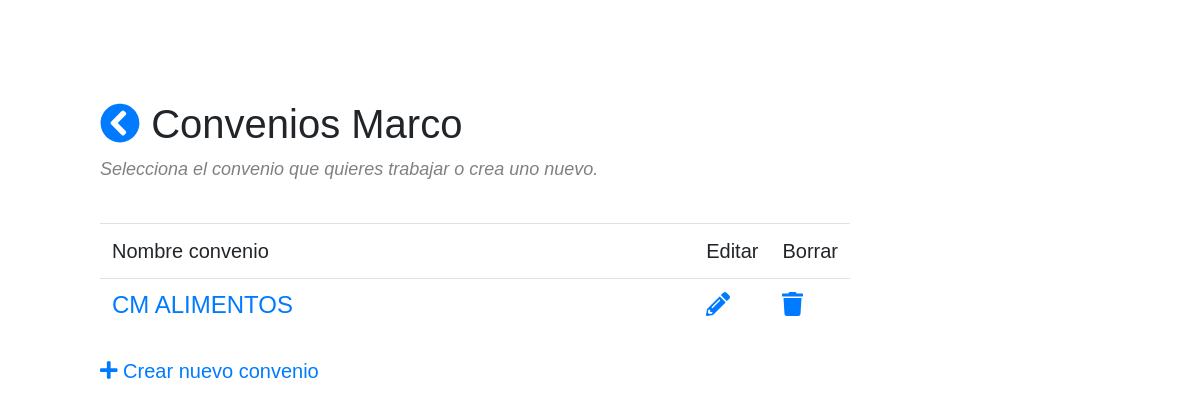
Page /bids on the earlier database version.
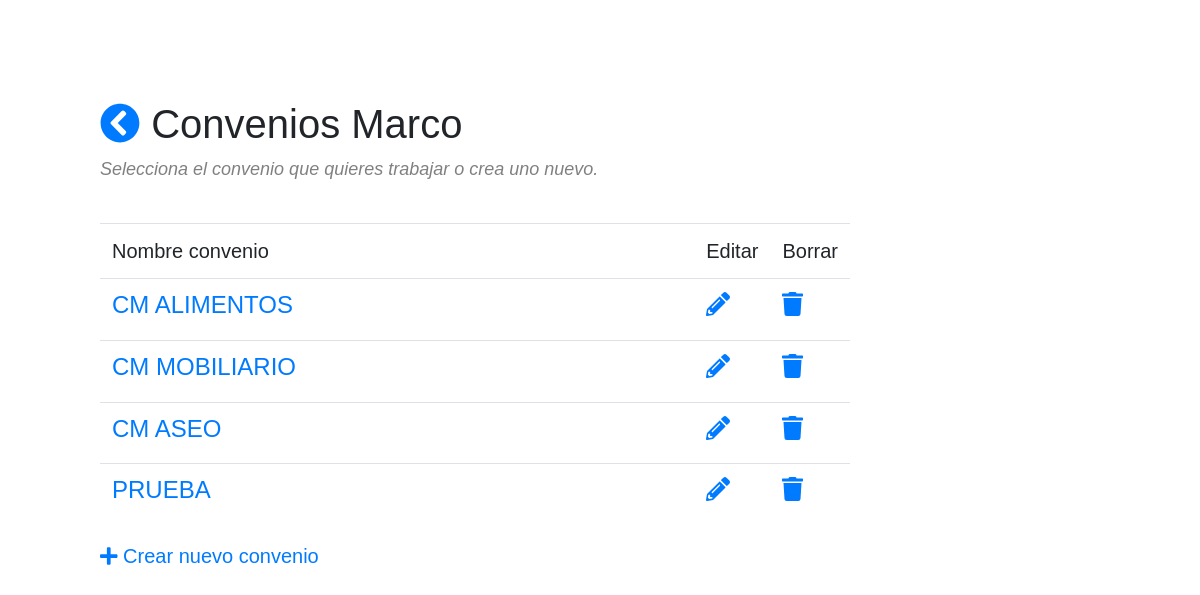
Same page on the later database version.
### catalog/models.py (models this page shows, shortened)
class Bid(models.Model):
	name = models.CharField(max_length = 256, unique = True)
	max_category_level = models.IntegerField(
		validators=[
            MaxValueValidator(4),
            MinValueValidator(1)
        ])
	max_products_alternatives = models.IntegerField(
		validators=[
            MaxValueValidator(20),
            MinValueValidator(1)
        ])
	def __str__(self):
		return self.name

### catalog/views.py (the view)
class BidList(ListView):
	model = Bid
	template_name = "catalog/bid_list.html"

### catalog/templates/catalog/bid_list.html
{% extends "base_bootstrap.html" %}
{% block content %}
<div class=header>
	<h1>
		<a href="{% url 'catalog:index'%}"> <i class="fa fa-chevron-circle-left"></i></a>
		Convenios Marco
	</h1>
	<div class =note> Selecciona el convenio que quieres trabajar o crea uno nuevo.</div>
</div>
{% if bid_list %}
	<table class="table table-hover" style="width: 750px;">
		<thead>
			<tr>
				<td> Nombre convenio </td>
				<td> Editar </td>
				<td> Borrar </td>
			</tr>
		</thead>
		<tbody>
		    {% for bid in bid_list %}
		    	<tr>
		    		<td style="width: 80%">
		    			<h4><a href="{% url 'catalog:bid_detail' bid.id %}">{{ bid }}</a><h4>
		    		</td>
		    		<td>
		    			<h4><a href="{% url 'catalog:bid_update' bid.id %}"><i class="fa fa-pencil-alt"></i></a></h4>
				    <td>
				      <h4><a href="{% url 'catalog:bid_delete' bid.id %}"><i class="fa fa-trash"></i></a></h4>
			    	</td>
			    </tr>
			{% endfor %}
		</tbody>
	</table>
{% else %}
  <em>No existe ningún convenio marco.</em>
{% endif %}
<div style="width: 80%">
	<a href="{% url 'catalog:bid_create' %}"><i class="fa fa-plus"></i> Crear nuevo convenio</a>
</div>
{% endblock %}

Differences in the rows shown:
added Bid: name "CM MOBILIARIO"
added Bid: name "CM ASEO"
added Bid: name "PRUEBA"
